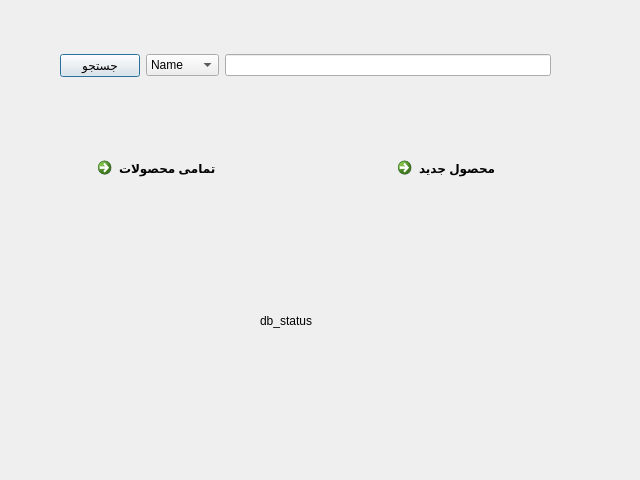
<?xml version="1.0" encoding="UTF-8"?>
<ui version="4.0">
 <class>index</class>
 <widget class="QDialog" name="index">
  <property name="geometry">
   <rect>
    <x>0</x>
    <y>0</y>
    <width>640</width>
    <height>480</height>
   </rect>
  </property>
  <property name="windowTitle">
   <string>Dialog</string>
  </property>
  <widget class="QWidget" name="horizontalLayoutWidget">
   <property name="geometry">
    <rect>
     <x>60</x>
     <y>30</y>
     <width>491</width>
     <height>71</height>
    </rect>
   </property>
   <layout class="QHBoxLayout" name="search_box">
    <item>
     <widget class="QPushButton" name="search">
      <property name="text">
       <string>جستجو</string>
      </property>
     </widget>
    </item>
    <item>
     <widget class="QComboBox" name="type_select">
      <item>
       <property name="text">
        <string>Name</string>
       </property>
      </item>
      <item>
       <property name="text">
        <string>Type</string>
       </property>
      </item>
      <item>
       <property name="text">
        <string>Country</string>
       </property>
      </item>
     </widget>
    </item>
    <item>
     <widget class="QLineEdit" name="search_input"/>
    </item>
   </layout>
  </widget>
  <widget class="QLabel" name="db_status">
   <property name="geometry">
    <rect>
     <x>260</x>
     <y>310</y>
     <width>91</width>
     <height>21</height>
    </rect>
   </property>
   <property name="text">
    <string>db_status</string>
   </property>
  </widget>
  <widget class="QCommandLinkButton" name="new_product">
   <property name="geometry">
    <rect>
     <x>390</x>
     <y>150</y>
     <width>177</width>
     <height>41</height>
    </rect>
   </property>
   <property name="text">
    <string>محصول جدید</string>
   </property>
  </widget>
  <widget class="QCommandLinkButton" name="all_products">
   <property name="geometry">
    <rect>
     <x>90</x>
     <y>150</y>
     <width>177</width>
     <height>41</height>
    </rect>
   </property>
   <property name="text">
    <string>تمامی محصولات</string>
   </property>
  </widget>
 </widget>
 <resources/>
 <connections/>
</ui>
